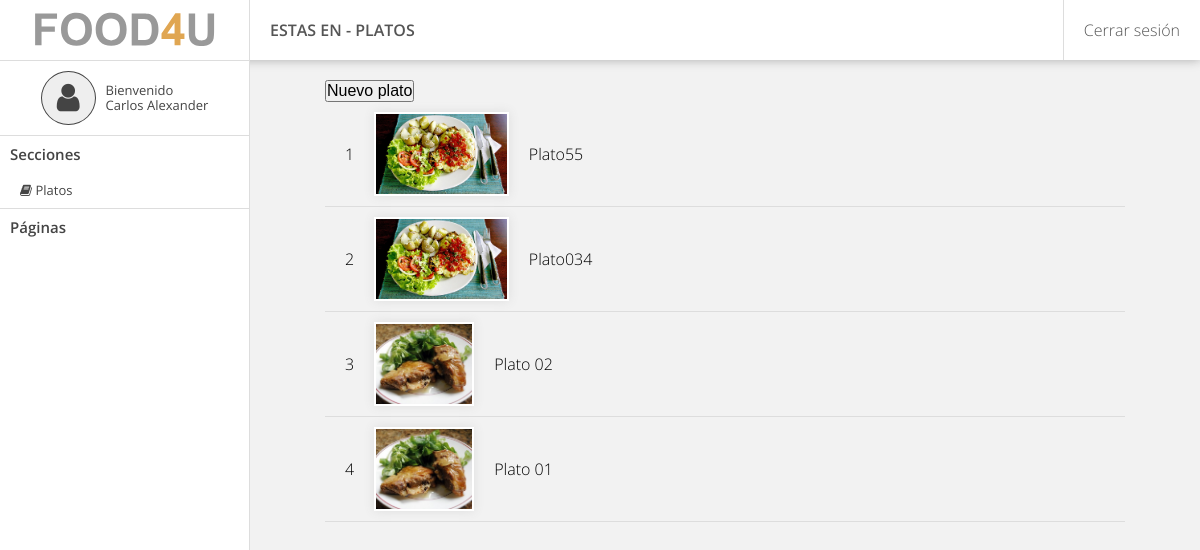
The page /admin/platos (signed in) on the database its author committed.
### tables this page shows
CREATE TABLE `plate` (
  `idPlate` int(11) NOT NULL,
  `name` varchar(45) DEFAULT NULL,
  `price` decimal(5,2) DEFAULT NULL,
  `image` varchar(45) DEFAULT NULL,
  `url` varchar(45) DEFAULT NULL,
  `description` text,
  `date` datetime DEFAULT NULL,
  `state` int(11) DEFAULT '1'
);

### application/controllers/Admin.php (called while the page is built, shortened)
<?php
class Admin extends CI_Controller {
	public function __construct() {
        $this->load->model("UserAdmin");
        $this->load->model("Plate");
    }
	public function platos($plate = "") {
		if(isset($_SESSION['user_admin_state']) && $_SESSION['user_admin_state'] == TRUE) {
			$result = $this->Plate->findAll();
			$data = array(
				"page" => "Platos",
				"findAllPlate" => $result
				);
			$this->load->view('admin/plate_view', $data);
		} else {
			$this->load->view("404");
		}
	}
}

### index.php (called while the page is built, shortened)
<?php
require_once BASEPATH.'core/CodeIgniter.php';

### application/models/Plate.php (called while the page is built, shortened)
<?php
class Plate extends CI_Model {
	public function findAll() {
		$this->db->where(array('state' => 1));
		$this->db->order_by("idPlate", "desc");
		return $this->db->get('plate');
	}
}

### application/views/admin/plate_view.php (the view, shortened to what this page needs)
<div id="nc-main">
	<div class="panel">
			<div class="add-plate">
				<button type="button" data-action="<?= base_url() ?>process/nuevo_plato">Nuevo plato</button>
			</div>
			<?php $i = 0;
			foreach ($findAllPlate->result() as $plate):
			echo '
			<div class="table-plate">
				<span>' . ++$i . '</span>
				<img src="' . base_url() . 'assets/images/' . $plate->image . '" alt="">
				<span>' . $plate->name . '</span>
				<div class="group-action">
					<a href="#" data-id="' . $plate->idPlate . '" data-action="' . base_url() . 'process/platos"><i class="fa fa-pencil" aria-hidden="true"></i></a>
					<a href="#"><i class="fa fa-trash-o" aria-hidden="true"></i></a>
				</div>
				<div class="group-delete">
					<a href="#" data-id="' . $plate->idPlate . '" data-action="' . base_url() . 'process/eliminar_plato"><i class="fa fa-check" aria-hidden="true"></i></a>
					<a href="#"><i class="fa fa-close" aria-hidden="true"></i></a>
				</div>
			</div>';
			endforeach;
			?>
	</div>
</div>

### assets/css/ncode.css (style rules this page uses)
* { -webkit-box-sizing: border-box; -moz-box-sizing: border-box; box-sizing: border-box; margin: 0; padding: 0; }
body, input, textarea { font-family: "Open Sans", Sans-serif; background: #f2f2f2; }
#nc-main { margin-left: 250px; margin-top: 60px; padding-top: 20px; }
#nc-main .panel { margin: auto; width: 800px; }
.table-plate { width: 100%; display: flex; align-items: center; position: relative; padding: 10px 0; border-bottom: 1px solid #ddd; }
.table-plate img { height: 84px; border: 2px solid #fff; box-shadow: 0 0 10px #ddd; }
.table-plate span { padding: 20px; font-weight: 300; }
.table-plate .group-action, .table-plate .group-delete { position: absolute; right: 20px; top: 50%; -webkit-transform: translateY(-50%); -ms-transform: translateY(-50%); -o-transform: translateY(-50%); transform: translateY(-50%); }
.table-plate .group-action { z-index: 9; }
.table-plate .group-delete { z-index: 8; }

### rows shown on the page
plate: image (picture), name "Plato55"
plate: image (picture), name "Plato034"
plate: image (picture), name "Plato 02"
plate: image (picture), name "Plato 01"

### other values the page prints
$page "PLATOS"
